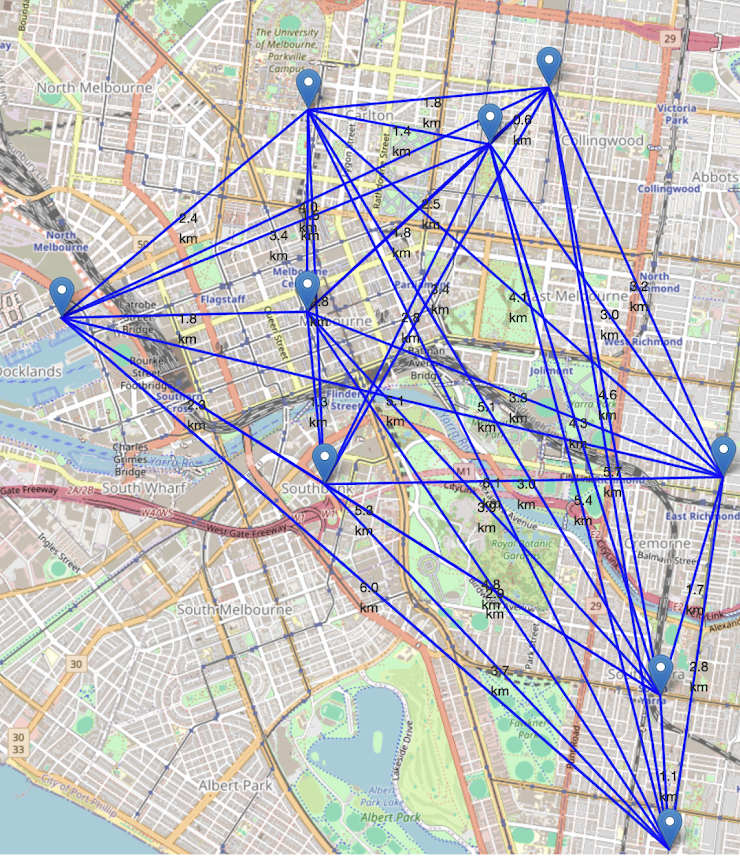
#> input picture data_analyst_test/map.png, 740 x 859 px
$ jupyter execute Untitled.ipynb
#> lines starting #> are read from the running program, lines starting #| are printed output that depends on the picture
[cell 1]
import pandas as pd
import numpy as np

data = {
    'Year': [2011, 2012, 2013, 2014, 2015, 2016, 2017, 2018, 2019, 2020, 2021, 2022, 2023, 2024],
    'Median House Price': [340000, 370000, 350000, 420000, 425000, 500000, 520000, 550000, 596000, 610000, 660000, 720000, 73000, 76000],
    'Westpac Forecast': [56, 53, np.nan, 13, 33, -5, 45, 34, 34, 20, -20, 15, 15, -10],
    'Joe Bloggs Forecast': [23, 34, 19, 42, 23, 15, 1500, 18, 19, 23, 13, 8, 7, -2],
    'Harry Spent Forecast': [-20, -80, -70, -80, -50, -90, -30, np.nan, -110, -90, -60, -69, -80, -80]
}

df = pd.DataFrame(data)

# Convert 'Joe Bloggs Forecast' to percentage (correcting $ to %)
df['Joe Bloggs Forecast'] = df['Joe Bloggs Forecast'].apply(lambda x: x if isinstance(x, (int, float)) and x < 100 else np.nan)

# Calculate Forecast Errors
def calculate_errors(forecast_col):
    return df.apply(lambda row: ((row[forecast_col] / 100 + 1) * row['Median House Price'] - row['Median House Price']) / row['Median House Price'] * 100 if not pd.isna(row[forecast_col]) else np.nan, axis=1)

df['Westpac Error'] = calculate_errors('Westpac Forecast')
df['Joe Bloggs Error'] = calculate_errors('Joe Bloggs Forecast')
df['Harry Spent Error'] = calculate_errors('Harry Spent Forecast')

# Calculate Mean and Median Absolute Errors
mean_errors = df[['Westpac Error', 'Joe Bloggs Error', 'Harry Spent Error']].abs().mean()
median_errors = df[['Westpac Error', 'Joe Bloggs Error', 'Harry Spent Error']].abs().median()

# Summary of results
summary = {
    'Mean Absolute Error': mean_errors.to_dict(),
    'Median Absolute Error': median_errors.to_dict()
}

print("Summary of Errors:")
print(summary)

[cell 2]
from PIL import Image, ImageEnhance, ImageFilter
import numpy as np
import matplotlib.pyplot as plt
from skimage import exposure

# Path to the screenshot
image_path = 'map.png'

# Load the screenshot
image = Image.open(image_path)
#> image is the input picture: PIL image 740x859 RGB; mean R, G, B 194.4, 193.2, 196.4

# Convert the image to numpy array for processing
image_np = np.array(image)

# Display the original image
plt.figure(figsize=(16, 8))
plt.subplot(1, 4, 1)
plt.title('Original Image')
plt.imshow(image)
plt.axis('off')

# Enhance contrast more aggressively
enhancer = ImageEnhance.Contrast(image)
image_contrast = enhancer.enhance(4)  # Further increase contrast
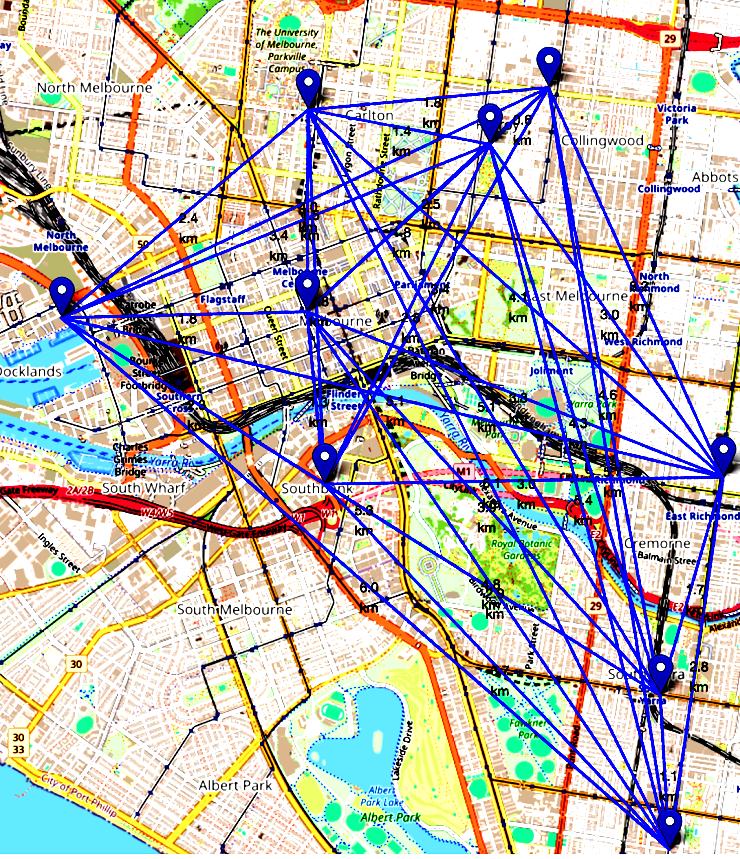
#> image_contrast: PIL image 740x859 RGB; mean R, G, B 193.3, 188.3, 181.2

# Enhance brightness more aggressively
enhancer = ImageEnhance.Brightness(image_contrast)
image_brightness = enhancer.enhance(2)  # Further increase brightness
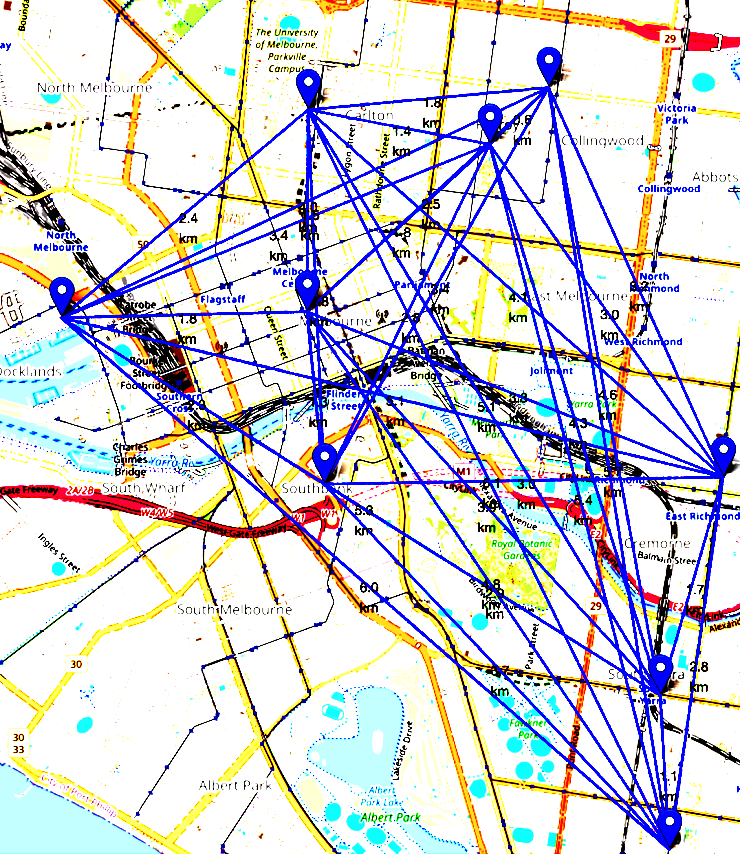
#> image_brightness: PIL image 740x859 RGB; mean R, G, B 213, 212.5, 215.8

# Increase sharpness significantly
enhancer = ImageEnhance.Sharpness(image_brightness)
image_sharp = enhancer.enhance(3)  # Increase sharpness
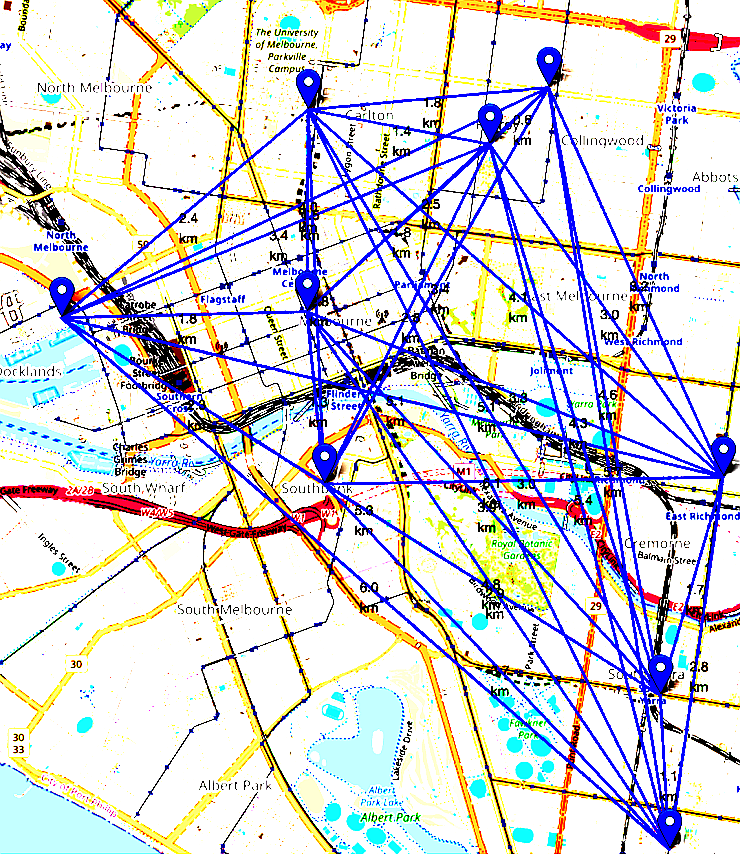
#> image_sharp: PIL image 740x859 RGB; mean R, G, B 212.4, 211.8, 215

# Convert to grayscale
image_gray = image_sharp.convert('L')
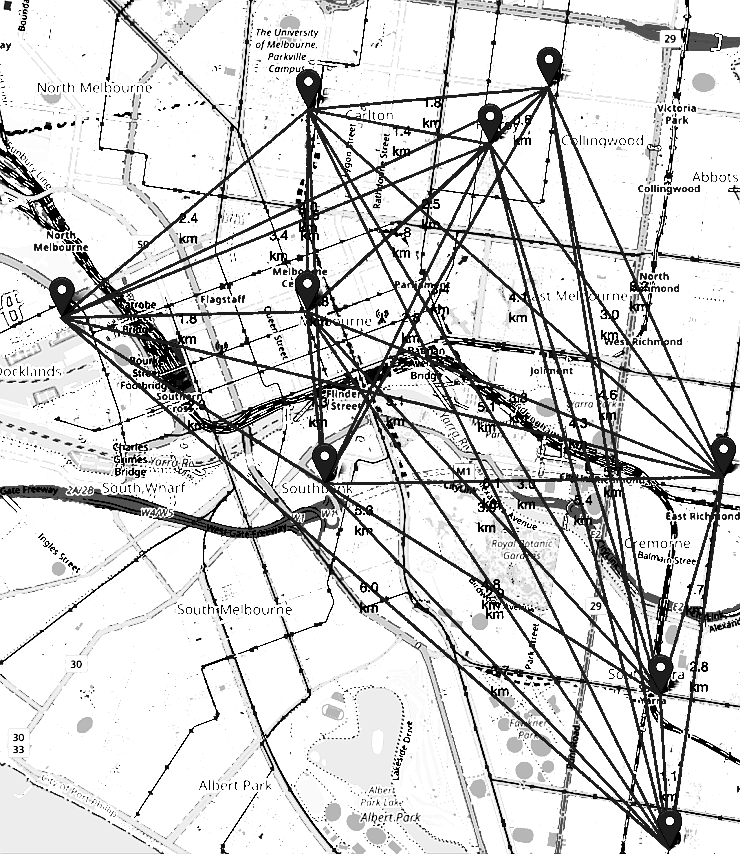
#> image_gray: PIL image 740x859 L; min 0, max 255, mean 212.3

# Apply histogram equalization to improve contrast
image_np_gray = np.array(image_gray)
image_eq = exposure.equalize_hist(image_np_gray)
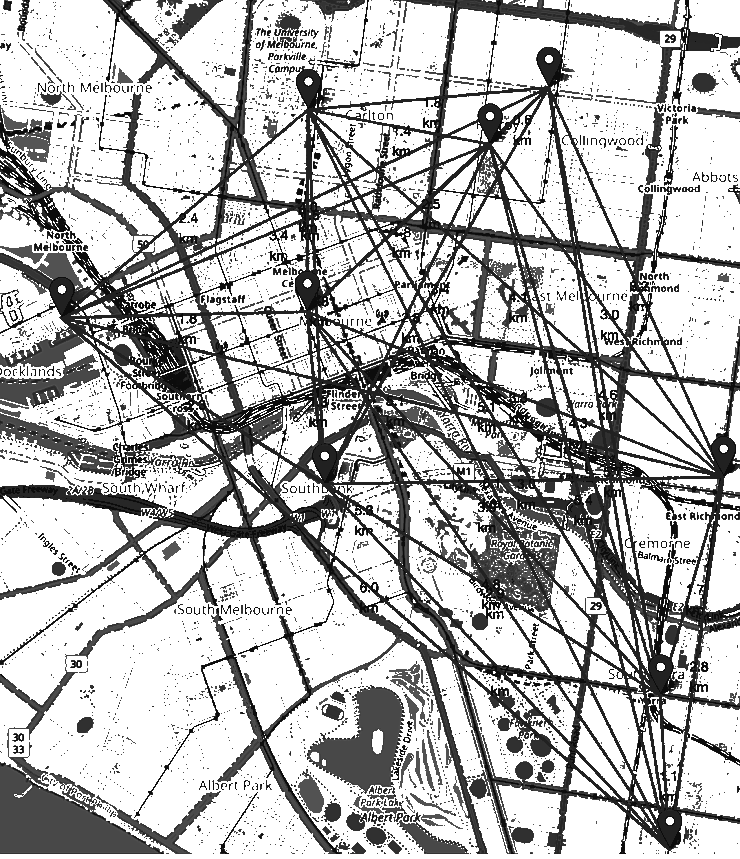
#> image_eq: shape (859, 740) float64; min 0.0474, max 1, mean 0.723

# Convert back to PIL image
image_eq_pil = Image.fromarray((image_eq * 255).astype(np.uint8))

# Save the enhanced image
enhanced_image_path = r'C:\Users\LEGION\Desktop\data_analyst_test\enhanced_map_screenshot.png'  # Path to save the enhanced image
image_eq_pil.save(enhanced_image_path)

# Display the enhanced image
plt.subplot(1, 4, 2)
plt.title('Enhanced Image')
plt.imshow(image_eq_pil, cmap='gray')
plt.axis('off')

print(f"Enhanced image saved as '{enhanced_image_path}'")

# Optionally, display a histogram-equalized version
plt.subplot(1, 4, 3)
plt.title('Histogram Equalized')
plt.imshow(image_eq_pil, cmap='gray')
plt.axis('off')

plt.show()
